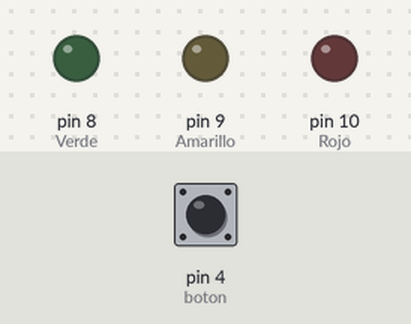
The sketch below on a simulated Arduino Uno, built with avr-gcc and run on an emulated ATmega328P. Parts: output pins drawn as LEDs (lit = HIGH). The inputs (shaded band) are chosen by the test bench; at power-on: pin 4 (boton) LOW.

Above: at 1.2 s.
1.3 s: pin 4 (boton) pulled HIGH for 0.15 s
At 2.6 s:
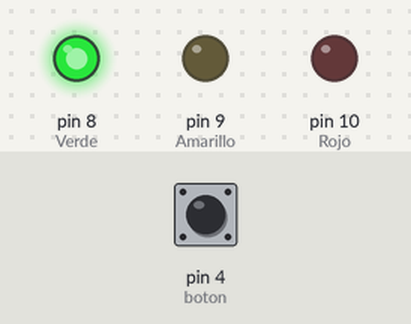
At 9.5 s:
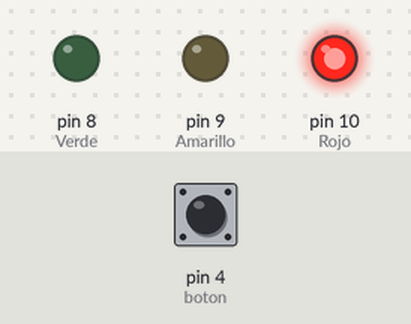
Timing chart, 0 to 15.3 s (numbered marks = the images above; inputs shaded):
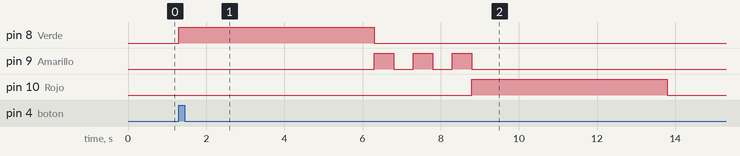

Measured:
- after the input at 1.3 s, pin 8 (Verde): LOW → HIGH at once, → LOW 5.0 s later; pin 9 (Amarillo): alternates HIGH for 0.50 s and LOW for 0.50 s, 6 changes in all, then stays LOW, starting after 5.0 s; pin 10 (Rojo): LOW → HIGH after 7.5 s, → LOW 5.0 s later

The sketch:

Semaforoconboton.ino
```cpp
int x=5000;
int y=500;
int boton=4;
int estado=0;


void setup() {
pinMode(8,OUTPUT);  //Verde
pinMode(9,OUTPUT);  //Amarillo
pinMode(10,OUTPUT);  //Rojo
pinMode(boton,INPUT);
}

void loop() {
estado=digitalRead(boton);

if(estado==HIGH){


  digitalWrite(8,HIGH);
  delay(x);
  digitalWrite(8,LOW);


  digitalWrite(9,HIGH);
  delay(y);
  digitalWrite(9,LOW);
  delay(y);
  digitalWrite(9,HIGH);
  delay(y);
  digitalWrite(9,LOW);
  delay(y);
  digitalWrite(9,HIGH);
  delay(y);
  digitalWrite(9,LOW);


  digitalWrite(10,HIGH);
  delay(x);
  digitalWrite(10,LOW);


}
else{}

}
```
